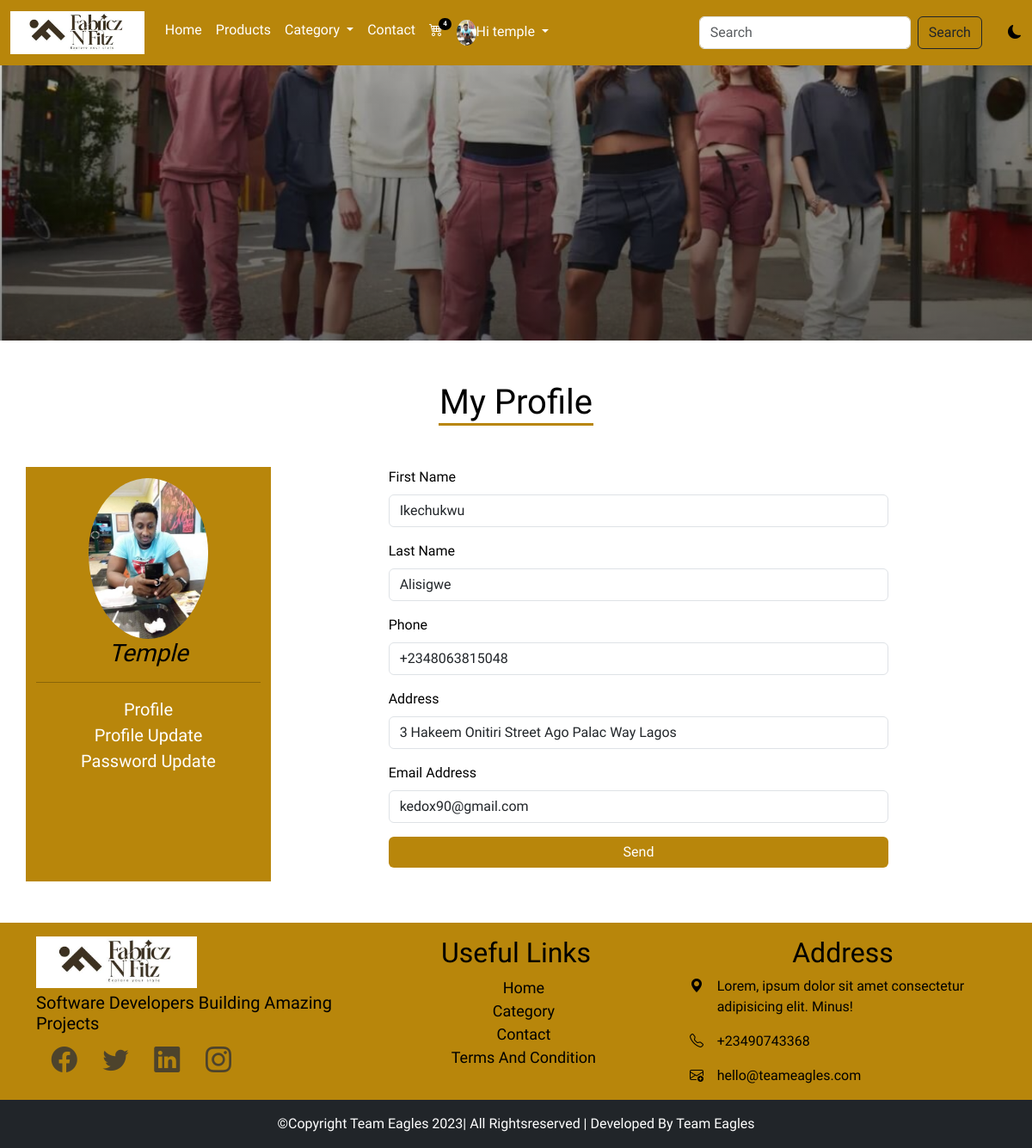
The page /profile (signed in) on the database its author committed.
### main/models.py (models this page shows, shortened)
class AppInfo(models.Model):
    appname = models.CharField(max_length=50)
    logo = models.ImageField(upload_to = 'logo')
    banner = models.ImageField(upload_to='banner')
    carousel1 = models.ImageField(upload_to='carousel1')
    carousel2 = models.ImageField(upload_to='carousel2')
    carousel3 = models.ImageField(upload_to='carousel3')

class Customer(models.Model):
    user = models.OneToOneField(User, on_delete=models.CASCADE)
    first_name =models.CharField(max_length=100)
    last_name =models.CharField(max_length=100)
    phone =models.CharField(max_length=20)
    address =models.CharField(max_length=100)
    email =models.EmailField(max_length=104)
    pix =models.ImageField(upload_to='profilepix')
    joined = models.DateTimeField(auto_now_add=True)

### main/views.py (the view)
# urls.py: path('profile',views.profile,name='profile'),
@login_required(login_url='signin')
def profile(request):
    userprof = Customer.objects.get(user__username= request.user.username)
    context = {
        'userprof':userprof
    }
    return render(request,'profile.html',context)

### main/context_processor.py (called while the page is built)
def feature(request):
    info = AppInfo.objects.get(pk=1)
    categ = Category.objects.all()
    context = {
        'info':info,
        'categ':categ
    }
    return context

def cartcount(request):
    cart = Cart.objects.filter(user__username = request.user.username, paid=False)
    itemcount = 0
    for item in cart:
        itemcount += item.quantity
    context = {
        'itemcount': itemcount
    }
    return context

### main/templates/profile.html (shortened to what this page needs)
{% extends 'base.html' %}
{% block header %}{% include 'header.html' %}{% endblock header %}
{% block banner %}{% include 'banner.html' %}{% endblock banner %}
{% block content %}
<div class="container mt-5 mb-5">
  <h1 class="text-center text-capitalize mb-5 title">my profile</h1>
  <div class="row">
    <div class="col-12 col-md-3 pavat">
      <img src="{{userprof.pix.url}}" alt="" style="height: 200px;">
      <h3 class="text-capitalize">{{userprof.user}}</h3>
      <hr>
      <ul class="list-unstyled">
        <li><a href="{% url 'profile' %}">profile</a></li>
        <li><a href="{% url 'profile_update' %}">profile update</a></li>
        <li><a href="{% url 'password_update' %}">password update</a></li>
      </ul>
    </div>
    <div class="col-12 col-md-9 pform">
      <form action="">
        <div class="mb-3">
          <label for="exampleFormControlInput1" class="form-label">first name</label>
          <input type="text" value="{{userprof.first_name}}" class="form-control" id="exampleFormControlInput1">
        </div>
        <div class="mb-3">
          <label for="exampleFormControlInput1" class="form-label">last name</label>
          <input type="text" value="{{userprof.last_name}}" class="form-control" id="exampleFormControlInput1">
        </div>
        <div class="mb-3">
          <label for="exampleFormControlInput1" class="form-label">phone</label>
          <input type="text" value="{{userprof.phone}}" class="form-control" id="exampleFormControlInput1">
        </div>
        <div class="mb-3">
          <label for="exampleFormControlInput1" class="form-label">address</label>
          <input type="text" value="{{userprof.address}}" class="form-control" id="exampleFormControlInput1">
        </div>
        <div class="mb-3">
          <label for="exampleFormControlInput1" class="form-label">email address</label>
          <input type="email" value="{{userprof.email}}" class="form-control" id="exampleFormControlInput1" placeholder="name@example.com">
          <div class="mt-3">
            <button class="btn btn-warning">send</button>
          </div>
        </div>
      </form>
    </div>
  </div>
</div>
{% endblock content %}
{% block footer %}{% include 'footer.html' %}{% endblock footer %}

### main/templates/header.html (shortened to what this page needs)
<nav class="navbar navbar-expand-lg sticky-top">
    <div class="container-fluid">
      <a class="navbar-brand" href="#"
        ><img src="{{info.logo.url}}" alt="" style="height: 50px"
      /></a>
      <div class="collapse navbar-collapse" id="navbarSupportedContent">
        <ul class="navbar-nav me-auto mb-2 mb-lg-0">
          {% if user.is_authenticated %}
          <li class="nav-item">
            <a class="nav-link" aria-current="page" href="{% url 'home' %}">Home</a>
          </li>
          <li class="nav-item">
            <a class="nav-link" href="{% url 'products' %}">Products</a>
          </li>
          <li class="nav-item dropdown">
            <a
              class="nav-link dropdown-toggle"
              href="#"
              role="button"
              data-bs-toggle="dropdown"
              aria-expanded="false"
            >
              Category
            </a>
          </li>
          <li class="nav-item">
            <a class="nav-link" href="{% url 'contact' %}">Contact</a>
          </li>
          <li class="nav-item">
            <a class="nav-link" href="{% url 'cart' %}">
            <div class="wrapper">
              <i class="bi bi-cart4"></i>
              <span class="badge">{{itemcount}}</span>
            </div>
            </a>
          </li>
          <li class="nav-item dropdown">
            <a
              class="nav-link dropdown-toggle"
              href="#"
              role="button"
              data-bs-toggle="dropdown"
              aria-expanded="false"
            >
            {% if user.customer %}
            <img src="{{user.customer.pix.url}}" style="height: 30px;" alt="" /><span>Hi {{user.username}}</span>
            {% endif %}
            </a>
          </li>
          {% endif %}
        </ul>
        <form action="{% url 'search' %}" method="POST" class="d-flex" role="search">
          <input
            class="form-control me-2"
            name="item"
            type="search"
            placeholder="Search"
            aria-label="Search"
          />
          <button type="submit" class="btn btn-outline-dark" type="submit">Search</button>
        </form>
        <div class="david">
          <i class="bi bi-moon-fill"></i>
        </div>
      </div>
    </div>
  </nav>

### main/templates/footer.html
<footer>
    <div class="container">
      <div class="row fitem pt-3 ">
        <div class="col-6 col-lg-4 fadd">
          <img src="{{info.logo.url}}" style="height: 60px;" alt="">
          <h3>software developers building amazing projects</h3>
          <ul class="list-unstyled">
            <li class="list-inline-item"><i class="bi bi-facebook"></i></li>
            <li class="list-inline-item"><i class="bi bi-twitter"></i></li>
            <li class="list-inline-item"><i class="bi bi-linkedin"></i></li>
            <li class="list-inline-item"><i class="bi bi-instagram"></i></li>
          </ul>
        </div>
        <div class="col-6 col-lg-4 flink">
          <h2 class="text-center text-capitalize">useful links</h2>
          <ul class="list-unstyled">
            <li><a href="">home</a></li>
            <li><a href="">category</a></li>
            <li><a href="">contact</a></li>
            <li><a href="">terms and condition</a></li>
          </ul>
        </div>
        <div class="col-12 col-lg-4 fadd">
          <h2 class="text-center text-capitalize">address</h2>
          <div class="row">
            <div class="col-1">
              <i class="bi bi-geo-alt-fill"></i>
            </div>
            <div class="col-11">
              <p>Lorem, ipsum dolor sit amet consectetur adipisicing elit. Minus!</p>
            </div>
          </div>
          <div class="row">
            <div class="col-1">
              <i class="bi bi-telephone"></i>
            </div>
            <div class="col-11">
              <p>+23490743368</p>
            </div>
          </div>
          <div class="row">
            <div class="col-1">
              <i class="bi bi-envelope-plus"></i>
            </div>
            <div class="col-11">
              <p>hello@teameagles.com</p>
            </div>
          </div>
        </div>
      </div>
    </div>
    <div class="container-fluid">
      <div class="row bg-dark">
        <p class="text-white text-center text-capitalize pt-3">&copy;copyright team eagles 2023| all rightsreserved | developed by team eagles</p>
      </div>
    </div>
  </footer>

### main/static/css/style.css (style rules this page uses)
* { padding-inline-start: 0%; margin: 0%; box-sizing: border-box; }
.navbar { background-color: darkgoldenrod; }
.navbar-nav a { color: white; }
.wrapper { position: relative; }
.wrapper span { position: absolute; top: -2px; right: -10px; background-color: black; font-size: 8px; border-radius: 50px; }
.nav-item img { border-radius: 50%; }
.david { margin-left: 3%; cursor: pointer; }
:root { --bg:white; --icon:black; --text: black; }
body { background: var(--bg) !important; color: var(--text) !important; overflow-y: hidden; font-family: 'Alkatra', cursive; }
.title::after { content:''; display: block; width: 180px; height: 3px; background-color: darkgoldenrod; margin-left: auto; margin-right: auto; }
footer { background-color: darkgoldenrod; }
.fitem h3 { font-size: 20px; text-transform: capitalize; margin-top: 5px; }
.fitem ul i { font-size: 30px; color: rgb(77, 67, 44); }
.fitem li { padding-left: 5%; }
.flink { text-align: center; }
.flink a { text-decoration: none; text-transform: capitalize; color: black; font-size: 18px; font-weight: 500; }
.pavat { background-color: darkgoldenrod; text-align: center; }
.pavat img { padding-top: 5%; border-radius: 100%; }
.pavat h3 { font-style: italic; }
.pavat li a { text-decoration: none; text-transform: capitalize; color: white; font-size: 20px; }
.pform form { width: 70%; margin-left: 15%; margin-right: 15%; }
.pform label { text-transform: capitalize; font-weight: 500; }
.pform button { text-transform: capitalize; width: 100%; background-color: darkgoldenrod; border: none; color: white; font-weight: 500; }

### rows shown on the page
AppInfo: logo (picture)
Customer: pix (picture), user "Temple", first_name "Ikechukwu", last_name "Alisigwe", phone "+2348063815048", address "3 Hakeem Onitiri Street Ago Palac Way Lagos", email "kedox90@gmail.com"

### other values the page prints
{{ itemcount }} "4"
{{ user.username }} "temple"
